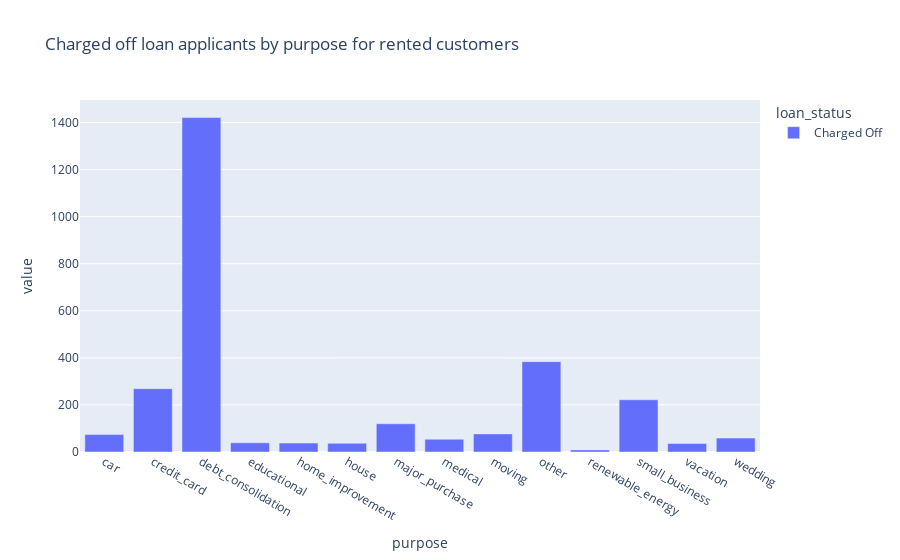

The notebook cell this image was saved under:
### Code cell
fig = px.bar(df_home_rent_purpose, title='Charged off loan applicants by purpose for rented customers')
fig.show()

### Figure 1 — Plotly figure (JSON) as saved in the notebook; plotly's stock layout.template omitted (floating-point values rounded to 4 significant figures)
{"data": [{"alignmentgroup": "True", "hovertemplate": "loan_status=Charged Off<br>purpose=%{x}<br>value=%{y}<extra></extra>", "legendgroup": "Charged Off", "marker": {"color": "#636efa", "pattern": {"shape": ""}}, "name": "Charged Off", "offsetgroup": "Charged Off", "orientation": "v", "showlegend": true, "textposition": "auto", "type": "bar", "x": ["car", "credit_card", "debt_consolidation", "educational", "home_improvement", "house", "major_purchase", "medical", "moving", "other", "renewable_energy", "small_business", "vacation", "wedding"], "xaxis": "x", "y": [74, 269, 1421, 39, 38, 37, 120, 54, 77, 384, 9, 222, 36, 59], "yaxis": "y"}], "layout": {"barmode": "relative", "legend": {"title": {"text": "loan_status"}, "tracegroupgap": 0}, "title": {"text": "Charged off loan applicants by purpose for rented customers"}, "xaxis": {"anchor": "y", "domain": [0, 1], "title": {"text": "purpose"}}, "yaxis": {"anchor": "x", "domain": [0, 1], "title": {"text": "value"}}}}
